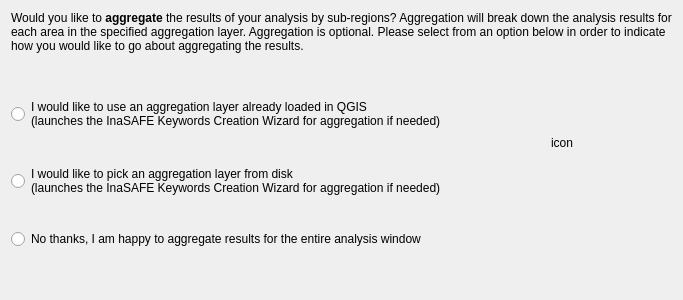
       <widget class="QWidget" name="pgF17AggLayerOrigin">
        <layout class="QGridLayout" name="gridLayout_25">
         <item row="0" column="0" colspan="4">
          <widget class="QLabel" name="lblSelectAggLayerOriginType">
           <property name="styleSheet">
            <string notr="true">font: 11pt &quot;Ubuntu&quot;;</string>
           </property>
           <property name="text">
            <string>&lt;html&gt;&lt;head/&gt;&lt;body&gt;&lt;p&gt;Would you like to &lt;span style=&quot; font-weight:600;&quot;&gt;aggregate&lt;/span&gt; the results of your analysis by sub-regions? Aggregation will break down the analysis results for each area in the specified aggregation layer. Aggregation is optional. Please select from an option below in order to indicate how you would like to go about aggregating the results.&lt;/p&gt;&lt;/body&gt;&lt;/html&gt;</string>
           </property>
           <property name="alignment">
            <set>Qt::AlignLeading|Qt::AlignLeft|Qt::AlignTop</set>
           </property>
           <property name="wordWrap">
            <bool>true</bool>
           </property>
          </widget>
         </item>
         <item row="2" column="3" rowspan="2">
          <spacer name="horizontalSpacer_21">
           <property name="orientation">
            <enum>Qt::Horizontal</enum>
           </property>
           <property name="sizeType">
            <enum>QSizePolicy::Fixed</enum>
           </property>
           <property name="sizeHint" stdset="0">
            <size>
             <width>40</width>
             <height>20</height>
            </size>
           </property>
          </spacer>
         </item>
         <item row="2" column="1" rowspan="2">
          <spacer name="horizontalSpacer_20">
           <property name="orientation">
            <enum>Qt::Horizontal</enum>
           </property>
           <property name="sizeHint" stdset="0">
            <size>
             <width>40</width>
             <height>20</height>
            </size>
           </property>
          </spacer>
         </item>
         <item row="2" column="2" rowspan="2">
          <widget class="QLabel" name="lblIconIFCWAggregationOrigin">
           <property name="sizePolicy">
            <sizepolicy hsizetype="Fixed" vsizetype="Fixed">
             <horstretch>0</horstretch>
             <verstretch>0</verstretch>
            </sizepolicy>
           </property>
           <property name="minimumSize">
            <size>
             <width>128</width>
             <height>128</height>
            </size>
           </property>
           <property name="maximumSize">
            <size>
             <width>128</width>
             <height>128</height>
            </size>
           </property>
           <property name="text">
            <string>icon</string>
           </property>
           <property name="scaledContents">
            <bool>true</bool>
           </property>
           <property name="alignment">
            <set>Qt::AlignCenter</set>
           </property>
          </widget>
         </item>
         <item row="3" column="0">
          <widget class="QRadioButton" name="rbAggLayerFromBrowser">
           <property name="text">
            <string>I would like to pick an aggregation layer from disk
(launches the InaSAFE Keywords Creation Wizard for aggregation if needed)</string>
           </property>
          </widget>
         </item>
         <item row="2" column="0">
          <widget class="QRadioButton" name="rbAggLayerFromCanvas">
           <property name="text">
            <string>I would like to use an aggregation layer already loaded in QGIS
(launches the InaSAFE Keywords Creation Wizard for aggregation if needed)</string>
           </property>
          </widget>
         </item>
         <item row="1" column="0">
          <spacer name="verticalSpacer_24">
           <property name="orientation">
            <enum>Qt::Vertical</enum>
           </property>
           <property name="sizeType">
            <enum>QSizePolicy::Fixed</enum>
           </property>
           <property name="sizeHint" stdset="0">
            <size>
             <width>20</width>
             <height>20</height>
            </size>
           </property>
          </spacer>
         </item>
         <item row="5" column="0">
          <widget class="QRadioButton" name="rbAggLayerNoAggregation">
           <property name="text">
            <string>No thanks, I am happy to aggregate results for the entire analysis window</string>
           </property>
          </widget>
         </item>
         <item row="6" column="0">
          <spacer name="verticalSpacer_3">
           <property name="orientation">
            <enum>Qt::Vertical</enum>
           </property>
           <property name="sizeHint" stdset="0">
            <size>
             <width>20</width>
             <height>40</height>
            </size>
           </property>
          </spacer>
         </item>
         <item row="4" column="0">
          <spacer name="verticalSpacer_38">
           <property name="orientation">
            <enum>Qt::Vertical</enum>
           </property>
           <property name="sizeType">
            <enum>QSizePolicy::Fixed</enum>
           </property>
           <property name="sizeHint" stdset="0">
            <size>
             <width>10</width>
             <height>16</height>
            </size>
           </property>
          </spacer>
         </item>
        </layout>
       </widget>
